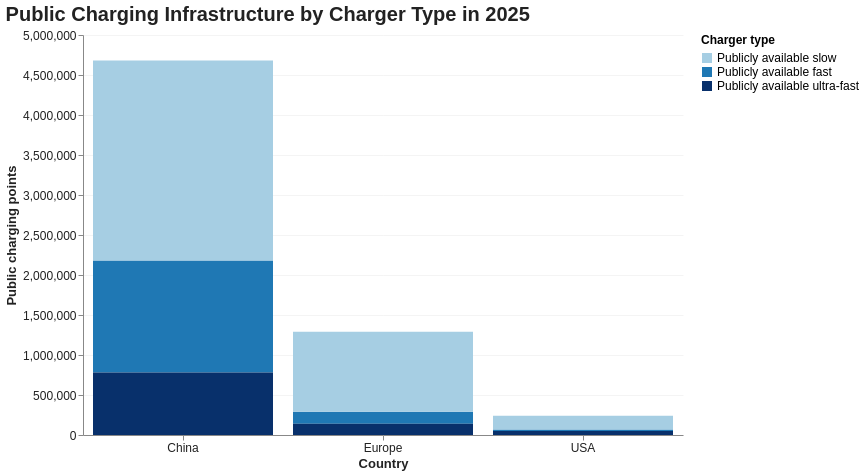

Notebook code for this chart:
### Code cell
chart5

### Figure 1 — Vega-Lite specification as saved in the notebook (floating-point values rounded to 4 significant figures)
{"config": {"view": {"continuousWidth": 300, "continuousHeight": 300, "stroke": null}, "axis": {"gridColor": "#D9D9D9", "gridOpacity": 0.3, "labelColor": "#222222", "labelFontSize": 12, "titleColor": "#222222", "titleFontSize": 13}, "legend": {"labelFontSize": 12, "titleFontSize": 12}, "title": {"anchor": "start", "color": "#222222", "fontSize": 20, "subtitleFontSize": 13}}, "data": {"name": "data-752b771e90f88c4173ddd5990130617c"}, "mark": {"type": "bar"}, "encoding": {"color": {"field": "powertrain", "scale": {"domain": ["Publicly available slow", "Publicly available fast", "Publicly available ultra-fast"], "range": ["#A6CEE3", "#1F78B4", "#08306B"]}, "title": "Charger type", "type": "nominal"}, "tooltip": [{"field": "region_country", "title": "Country", "type": "nominal"}, {"field": "powertrain", "title": "Charger type", "type": "nominal"}, {"field": "value", "format": ",.0f", "title": "Charging points", "type": "quantitative"}], "x": {"axis": {"labelAngle": 0}, "field": "region_country", "title": "Country", "type": "nominal"}, "y": {"field": "value", "title": "Public charging points", "type": "quantitative"}}, "height": 400, "title": "Public Charging Infrastructure by Charger Type in 2025", "width": 600, "$schema": "https://vega.github.io/schema/vega-lite/v6.4.1.json", "datasets": {"data-752b771e90f88c4173ddd5990130617c": [{"region_country": "China", "category": "Historical", "parameter": "EV charging points", "mode": "EVSE", "powertrain": "Publicly available fast", "year": 2025, "unit": "charging points", "value": 1400000.0, "Aggregate group": "Projection_country"}, {"region_country": "China", "category": "Historical", "parameter": "EV charging points", "mode": "EVSE", "powertrain": "Publicly available slow", "year": 2025, "unit": "charging points", "value": 2500000.0, "Aggregate group": "Projection_country"}, {"region_country": "China", "category": "Historical", "parameter": "EV charging points", "mode": "EVSE", "powertrain": "Publicly available ultra-fast", "year": 2025, "unit": "charging points", "value": 780000.0, "Aggregate group": "Projection_country"}, {"region_country": "Europe", "category": "Historical", "parameter": "EV charging points", "mode": "EVSE", "powertrain": "Publicly available fast", "year": 2025, "unit": "charging points", "value": 150000.0, "Aggregate group": "Projection_region"}, {"region_country": "Europe", "category": "Historical", "parameter": "EV charging points", "mode": "EVSE", "powertrain": "Publicly available slow", "year": 2025, "unit": "charging points", "value": 1000000.0, "Aggregate group": "Projection_region"}, {"region_country": "Europe", "category": "Historical", "parameter": "EV charging points", "mode": "EVSE", "powertrain": "Publicly available ultra-fast", "year": 2025, "unit": "charging points", "value": 140000.0, "Aggregate group": "Projection_region"}, {"region_country": "USA", "category": "Historical", "parameter": "EV charging points", "mode": "EVSE", "powertrain": "Publicly available fast", "year": 2025, "unit": "charging points", "value": 19000.0, "Aggregate group": "Projection_country"}, {"region_country": "USA", "category": "Historical", "parameter": "EV charging points", "mode": "EVSE", "powertrain": "Publicly available slow", "year": 2025, "unit": "charging points", "value": 170000.0, "Aggregate group": "Projection_country"}, {"region_country": "USA", "category": "Historical", "parameter": "EV charging points", "mode": "EVSE", "powertrain": "Publicly available ultra-fast", "year": 2025, "unit": "charging points", "value": 51000.0, "Aggregate group": "Projection_country"}]}}
